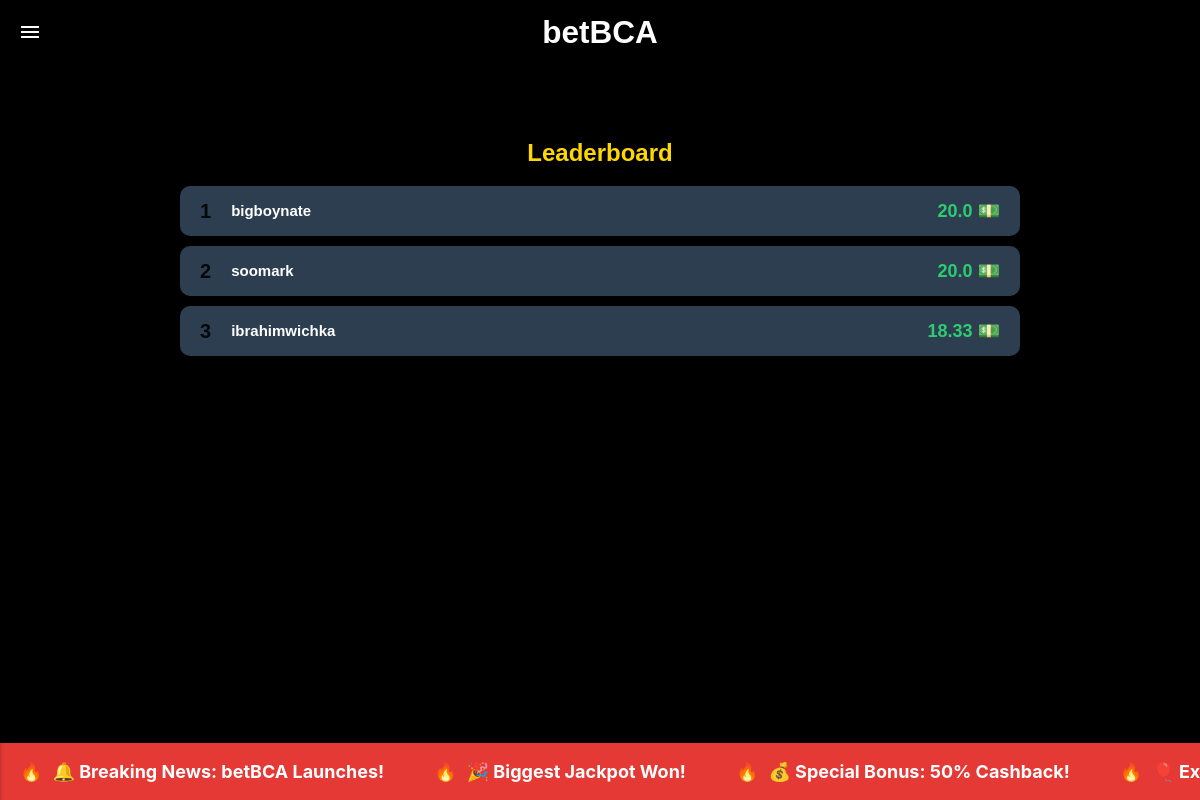
The app's page /leaderboard (signed in), older data.
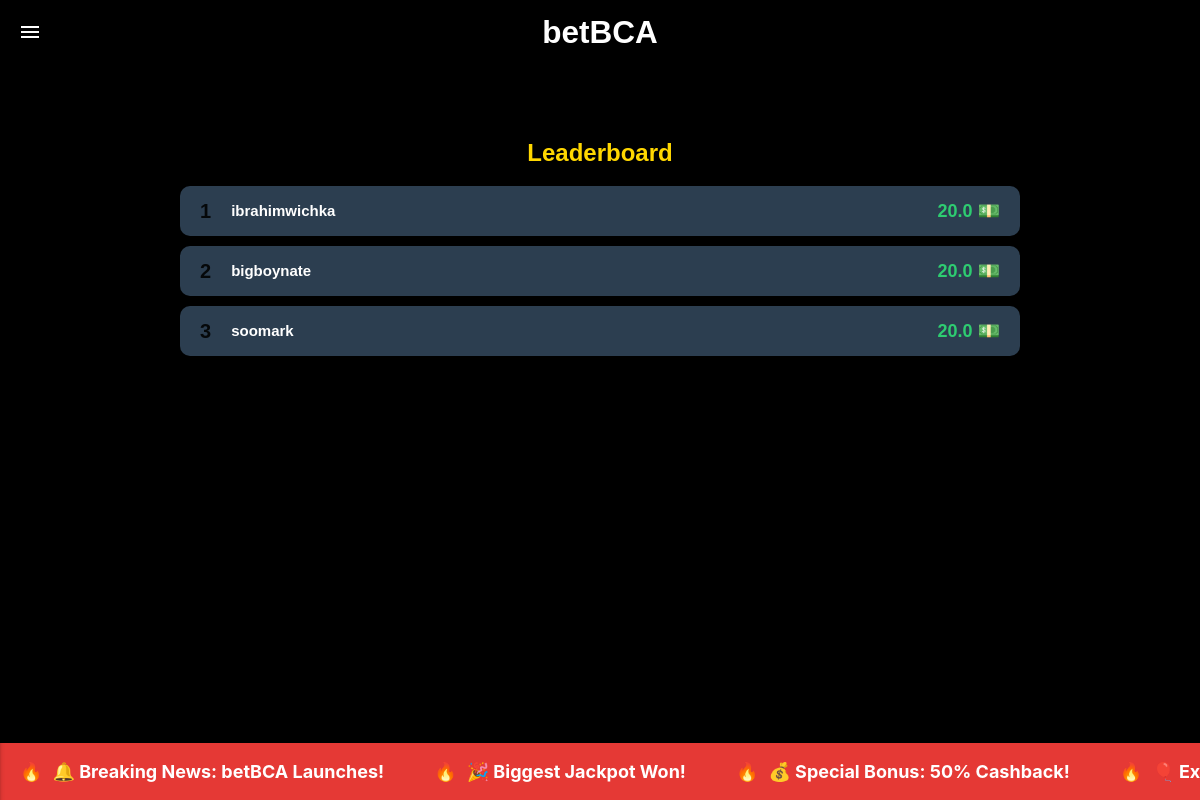
The same page, newer data.
### tables this page shows
CREATE TABLE users (
            id INTEGER PRIMARY KEY AUTOINCREMENT,
            username TEXT NOT NULL UNIQUE,
            password TEXT NOT NULL,
            points REAL DEFAULT 20.00
        );

### app.py (the view)
@app.route('/leaderboard')
def leaderboard():
    if 'username' in session:
        db = get_db_connection()
        cursor = db.cursor()
        cursor.execute('SELECT * FROM users ORDER BY points DESC')
        leaderboard_data = cursor.fetchall()
        cursor.execute('SELECT points FROM users WHERE username = ?', (session['username'],))
        user_points = cursor.fetchone()['points']
        db.close()
        return render_template(
            'leaderboard.html',
            logged_in=True,
            username=session['username'],
            user_points=user_points,
            leaderboard=leaderboard_data,
            current_user=session['user_id']
        )
    else:
        return redirect('/')

### app.py (called while the page is built)
def get_db_connection():
    conn = sqlite3.connect('database.db')
    conn.row_factory = sqlite3.Row
    return conn

### templates/leaderboard.html (shortened to what this page needs)
{% extends "material/base.html" %}
{% block styles %}
    <link rel="stylesheet" href="/static/css/styles3.css">
{% endblock %}
{% block content %}
<main>
    <header>
    <nav>
      <div class="nav-wrapper black">
        <a
          href="#"
          data-target="slide-out"
          class="sidenav-trigger show-on-medium-and-up"
          ><i class="material-icons">menu</i></a
        >
        <a href="#" class="brand-logo center">betBCA</a>
      </div>
    </nav>
    </header>
    <div class="container leaderboard-container">
        <div class="leaderboard">
            <h2 class = "lead-head">Leaderboard</h2>
            <ul>
                {% for user in leaderboard %}
                <li class="{% if user['id'] == current_user_id %}highlight{% endif %}">
                    <span class="rank">{{ loop.index }}</span>
                    <span class="user-name">{{ user['username'] }}</span>
                    <span class="points">{{ user['points'] }} 💵</span>
                </li>
                {% endfor %}
            </ul>
        </div>
    </div>
    <div class="news-banner-container">
      <div class="news-banner">
        <div class="news-item">🔔 Breaking News: betBCA Launches!</div>
        <div class="news-item">🎉 Biggest Jackpot Won!</div>
        <div class="news-item">💰 Special Bonus: 50% Cashback!</div>
        <div class="news-item">🎈 Exciting Events This Weekend!</div>
      </div>
    </div>
</main>
{% endblock %}

Row changes from the older to the newer data that the page shows:
changed users "ibrahimwichka": points "18.33" → "20.0"; moves up the list
